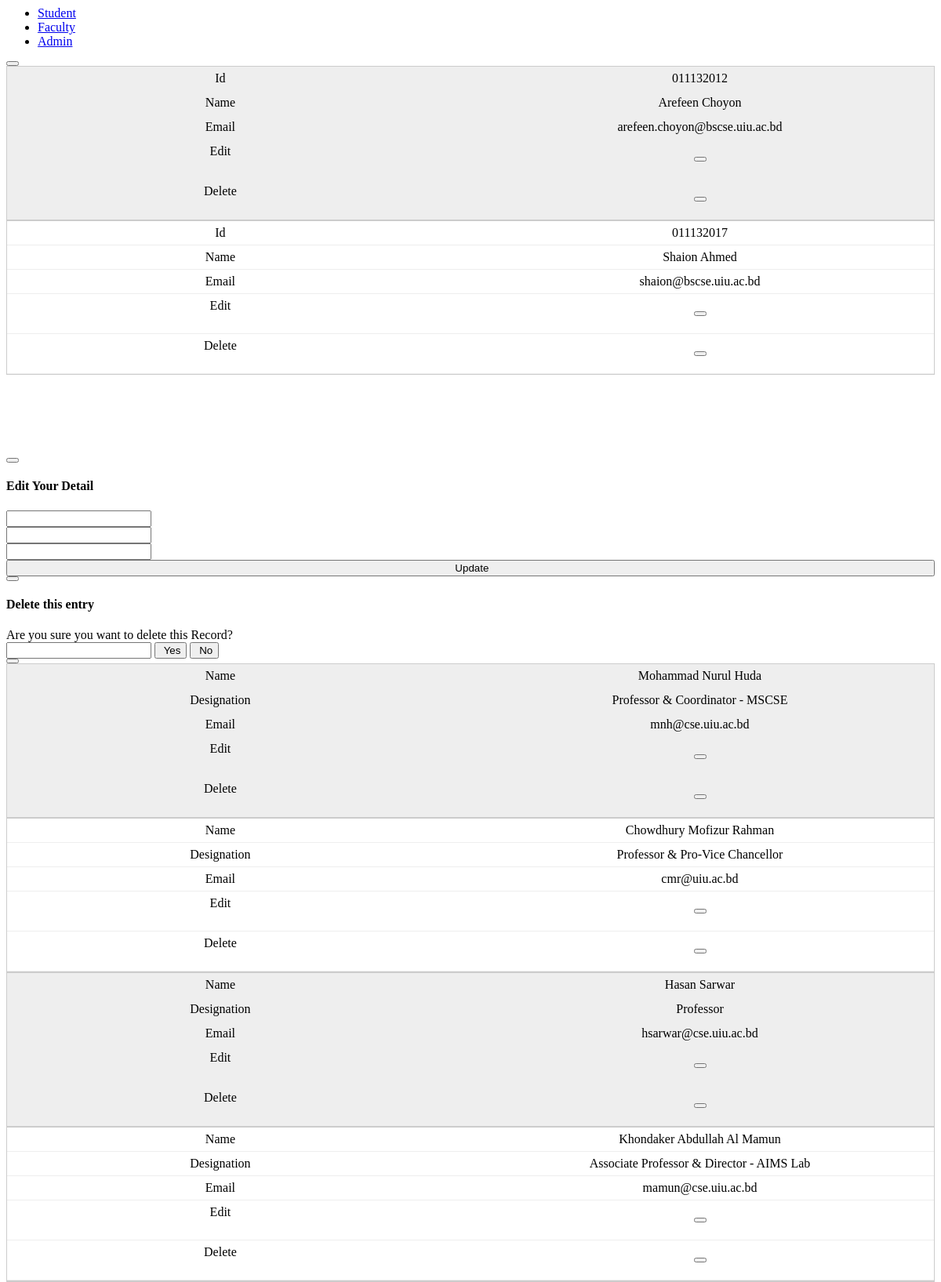
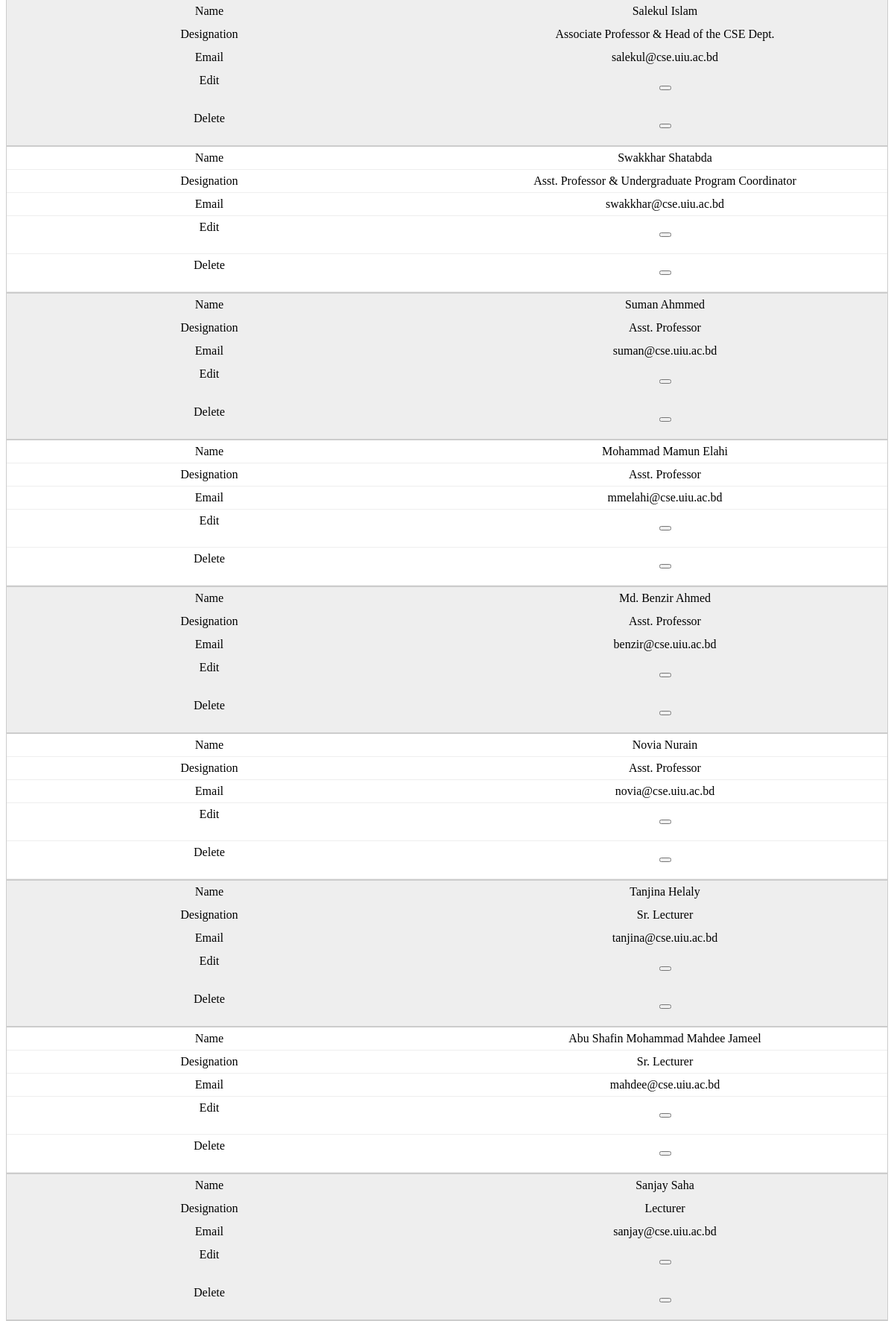
The page /management.php (upper part) on the database its author committed (2 pictures, top to bottom).
### tables this page shows
CREATE TABLE `student` (
  `id` varchar(9) NOT NULL,
  `name` varchar(50) NOT NULL,
  `password` varchar(100) NOT NULL,
  `email` varchar(30) DEFAULT NULL,
  `image` varchar(40) DEFAULT NULL
);

CREATE TABLE `faculty` (
  `id` int(11) NOT NULL,
  `name` varchar(50) NOT NULL,
  `designation` varchar(150) NOT NULL,
  `email` varchar(30) DEFAULT NULL,
  `image` varchar(50) DEFAULT NULL,
  `password` varchar(100) NOT NULL
);

### models/StudentModel.php (called while the page is built, shortened)
<?php
require_once 'entities/StudentEntity.php';
class StudentModel {
    function getStudentList() {
        include 'Credentials.php';
        $con = mysqli_connect($host, $user, $passwd, $database) or die(mysqli_connect_error());
        $query = 'SELECT * FROM student ORDER BY id';
        $result = mysqli_query($con, $query) or die(mysqli_error($con));
        $studentArray = array();
        while ($row = mysqli_fetch_assoc($result)) {
            $id = $row['id'];
            $name = $row['name'];
            $email = $row['email'];
            $image = $row['image'];
            $password = $row['password'];
            $student = new StudentEntity($id, $name, $email, $image, $password);
            array_push($studentArray, $student);
        }
        return $studentArray;
    }
}

### entities/StudentEntity.php (called while the page is built, shortened)
<?php
class StudentEntity {
    function __construct($id, $name, $email, $image, $password) {
        $this->id = $id;
        $this->name = $name;
        $this->email = $email;
    }
}

### models/FacultyModel.php (called while the page is built, shortened)
<?php
require_once 'entities/FacultyEntity.php';
class FacultyModel {
    function getFacultyList() {
        include 'Credentials.php';
        $con = mysqli_connect($host, $user, $passwd, $database) or die(mysqli_connect_error());
        $query = 'SELECT * FROM faculty ORDER BY id';
        $result = mysqli_query($con, $query) or die(mysqli_error($con));
        $facultyArray = array();
        while ($row = mysqli_fetch_assoc($result)) {
            $id = $row['id'];
            $name = $row['name'];
            $designation = $row['designation'];
            $email = $row['email'];
            $image = $row['image'];
            $password = $row['password'];
            $faculty = new FacultyEntity($id, $name, $designation, $email, $image, $password);
            array_push($facultyArray, $faculty);
        }
        return $facultyArray;
    }
}

### entities/FacultyEntity.php (called while the page is built, shortened)
<?php
class FacultyEntity {
    function __construct($id, $name, $designation, $email, $image, $password) {
        $this->id = $id;
        $this->name = $name;
        $this->designation = $designation;
        $this->email = $email;
    }
}

### facultyManagement.php (the view, shortened to what this page needs)
<?php
require_once 'models/FacultyModel.php';
$facultyModel = new FacultyModel();
$facultyArray = $facultyModel->getFacultyList();
?>
<div class="container">
    <div class="row">
        <div class="col-sm-11">
            <div class="panel panel-default panel-table">
                <div class="panel-heading">
                    <div class="text-right">
                        <button type="button" class="btn btn-sm btn-primary btn-create"><i class="fa fa-plus fa-lg" aria-hidden="true"></i></button>
                    </div>
                </div>
                <div class="panel-body" style="min-height: 500px; overflow-y: auto">
                    <table id="facultyTable">
                        <tbody>
                            <?php foreach ($facultyArray as $key => $value) { ?>
                                <tr>
                                    <td><?= $value->name ?></td>
                                    <td><?= $value->designation ?></td>
                                    <td><?= $value->email ?></td>
                                    <td><p data-placement="top" data-toggle="tooltip" title="Edit"><button class="btn btn-primary btn-xs" data-title="Edit" data-toggle="modal" data-target="#faculty_edit" data-faculty_id="<?php echo $value->id; ?>" ><span class="glyphicon glyphicon-pencil"></span></button></p></td>
                                    <td><p data-placement="top" data-toggle="tooltip" title="Delete"><button class="btn btn-danger btn-xs" data-title="Delete" data-toggle="modal" data-target="#faculty_delete" data-faculty_id="<?php echo $value->id; ?>"  ><span class="glyphicon glyphicon-trash"></span></button></p></td>
                                </tr>
                            <?php } ?>
                        </tbody>
                    </table>
                </div>
            </div>
        </div>
    </div>
</div>

### studentManagement.php (shortened to what this page needs)
<?php
require_once 'models/StudentModel.php';
$studentModel = new StudentModel();
$studentArray = $studentModel->getStudentList();
?>
<div class="container">
    <div class="row">
        <div class="col-sm-11">
            <div class="panel panel-default panel-table">
                <div class="panel-heading">
                    <div class="text-right">
                        <button type="button" class="btn btn-sm btn-primary btn-create"><i class="fa fa-plus fa-lg" aria-hidden="true"></i></button>
                    </div>
                </div>
                <div class="panel-body" style="min-height: 500px; overflow-y: auto">
                    <table id="studentTable">
                        <tbody>
                            <?php foreach ($studentArray as $key => $value) { ?>
                                <tr>
                                    <td><?= $value->id ?></td>
                                    <td><?= $value->name ?></td>
                                    <td><?= $value->email ?></td>
                                    <td><p data-placement="top" data-toggle="tooltip" title="Edit"><button class="btn btn-primary btn-xs" data-title="Edit" data-toggle="modal" data-target="#student_edit" data-student_id="<?php echo $value->id; ?>" ><span class="glyphicon glyphicon-pencil"></span></button></p></td>
                                    <td><p data-placement="top" data-toggle="tooltip" title="Delete"><button class="btn btn-danger btn-xs" data-title="Delete" data-toggle="modal" data-target="#student_delete" data-student_id="<?php echo $value->id; ?>" ><span class="glyphicon glyphicon-trash"></span></button></p></td>
                                </tr>
                            <?php } ?>
                        </tbody>
                    </table>
                </div>
            </div>
        </div>
    </div>
</div>
<div class="modal fade" id="student_edit" tabindex="-1" role="dialog" aria-labelledby="edit" aria-hidden="true">
    <div class="modal-dialog">
        <div class="modal-content">
            <div class="modal-header">
                <button type="button" class="close" data-dismiss="modal" aria-hidden="true"><span class="glyphicon glyphicon-remove" aria-hidden="true"></span></button>
                <h4 class="modal-title custom_align" id="Heading">Edit Your Detail</h4>
            </div>
            <div class="modal-body">
                <div class="form-group">
                    <input class="form-control " type="text" placeholder="">
                </div>
                <div class="form-group">
                    <input class="form-control " type="text" placeholder="">
                </div>
            </div>
            <div class="modal-footer ">
                <input class="hidden" id="student_id_edit">
                <button type="button" class="btn btn-warning btn-lg" data-dismiss="modal" onclick="student_edit()" style="width: 100%;"><span class="glyphicon glyphicon-ok-sign"></span> Update</button>
            </div>
        </div>
    </div>
</div>
<div class="modal fade" id="student_delete" tabindex="-1" role="dialog" aria-labelledby="edit" aria-hidden="true">
    <div class="modal-dialog">
        <div class="modal-content">
            <div class="modal-header">
                <button type="button" class="close" data-dismiss="modal" aria-hidden="true"><span class="glyphicon glyphicon-remove" aria-hidden="true"></span></button>
                <h4 class="modal-title custom_align" id="Heading">Delete this entry</h4>
            </div>
            <div class="modal-body">
                <div class="alert alert-danger"><span class="glyphicon glyphicon-warning-sign"></span> Are you sure you want to delete this Record?</div>
            </div>
            <div class="modal-footer ">
                <input class="hidden" id="student_id_delete">
                <button type="button" class="btn btn-success" data-dismiss="modal" onclick="student_delete()" ><span class="glyphicon glyphicon-ok-sign"></span> Yes</button>
                <button type="button" class="btn btn-default" data-dismiss="modal"><span class="glyphicon glyphicon-remove"></span> No</button>
            </div>
        </div>
    </div>
</div>

### css/table.css (style rules this page uses)
table { width: 100%; border-collapse: collapse; }
tr:nth-of-type(odd) { background: #eee; }
td { padding: 6px; border: 1px solid #ccc; text-align: center; }
@media only screen and (max-width: 760px),
(min-device-width: 768px) and (max-device-width: 1024px) { table, thead, tbody, th, td, tr { display: block; } }
@media only screen and (max-width: 760px),
(min-device-width: 768px) and (max-device-width: 1024px) { tr { border: 1px solid #ccc; } }
@media only screen and (max-width: 760px),
(min-device-width: 768px) and (max-device-width: 1024px) { td { border: none; border-bottom: 1px solid #eee; position: relative; padding-left: 50%; } }
@media only screen and (max-width: 760px),
(min-device-width: 768px) and (max-device-width: 1024px) { td:before { position: absolute; top: 6px; left: 6px; width: 45%; padding-right: 10px; white-space: nowrap; } }
@media only screen and (max-width: 760px),
(min-device-width: 768px) and (max-device-width: 1024px) { #studentTable td:nth-of-type(1):before { content: "Id"; } }
@media only screen and (max-width: 760px),
(min-device-width: 768px) and (max-device-width: 1024px) { #studentTable td:nth-of-type(2):before { content: "Name"; } }
@media only screen and (max-width: 760px),
(min-device-width: 768px) and (max-device-width: 1024px) { #studentTable td:nth-of-type(3):before { content: "Email"; } }
@media only screen and (max-width: 760px),
(min-device-width: 768px) and (max-device-width: 1024px) { #studentTable td:nth-of-type(4):before { content: "Edit"; } }
@media only screen and (max-width: 760px),
(min-device-width: 768px) and (max-device-width: 1024px) { #studentTable td:nth-of-type(5):before { content: "Delete"; } }
@media only screen and (max-width: 760px),
(min-device-width: 768px) and (max-device-width: 1024px) { #facultyTable td:nth-of-type(1):before { content: "Name"; } }
@media only screen and (max-width: 760px),
(min-device-width: 768px) and (max-device-width: 1024px) { #facultyTable td:nth-of-type(2):before { content: "Designation"; } }
@media only screen and (max-width: 760px),
(min-device-width: 768px) and (max-device-width: 1024px) { #facultyTable td:nth-of-type(3):before { content: "Email"; } }
@media only screen and (max-width: 760px),
(min-device-width: 768px) and (max-device-width: 1024px) { #facultyTable td:nth-of-type(4):before { content: "Edit"; } }
@media only screen and (max-width: 760px),
(min-device-width: 768px) and (max-device-width: 1024px) { #facultyTable td:nth-of-type(5):before { content: "Delete"; } }

### rows shown on the page
student: id "011132012", name "Arefeen Choyon", email "arefeen.choyon@bscse.uiu.ac.bd"
student: id "011132017", name "Shaion Ahmed", email "shaion@bscse.uiu.ac.bd"
faculty: name "Mohammad Nurul Huda", designation "Professor & Coordinator - MSCSE", email "mnh@cse.uiu.ac.bd"
faculty: name "Chowdhury Mofizur Rahman", designation "Professor & Pro-Vice Chancellor", email "cmr@uiu.ac.bd"
faculty: name "Hasan Sarwar", designation "Professor", email "hsarwar@cse.uiu.ac.bd"
faculty: name "Khondaker Abdullah Al Mamun", designation "Associate Professor & Director - AIMS Lab", email "mamun@cse.uiu.ac.bd"
faculty: name "Salekul Islam", designation "Associate Professor & Head of the CSE Dept.", email "salekul@cse.uiu.ac.bd"
faculty: name "Swakkhar Shatabda", designation "Asst. Professor & Undergraduate Program Coordinator", email "swakkhar@cse.uiu.ac.bd"
faculty: name "Suman Ahmmed", designation "Asst. Professor", email "suman@cse.uiu.ac.bd"
faculty: name "Mohammad Mamun Elahi", designation "Asst. Professor", email "mmelahi@cse.uiu.ac.bd"
faculty: name "Md. Benzir Ahmed", designation "Asst. Professor", email "benzir@cse.uiu.ac.bd"
faculty: name "Novia Nurain", designation "Asst. Professor", email "novia@cse.uiu.ac.bd"
faculty: name "Tanjina Helaly", designation "Sr. Lecturer", email "tanjina@cse.uiu.ac.bd"
faculty: name "Abu Shafin Mohammad Mahdee Jameel", designation "Sr. Lecturer", email "mahdee@cse.uiu.ac.bd"
faculty: name "Sanjay Saha", designation "Lecturer", email "sanjay@cse.uiu.ac.bd"
